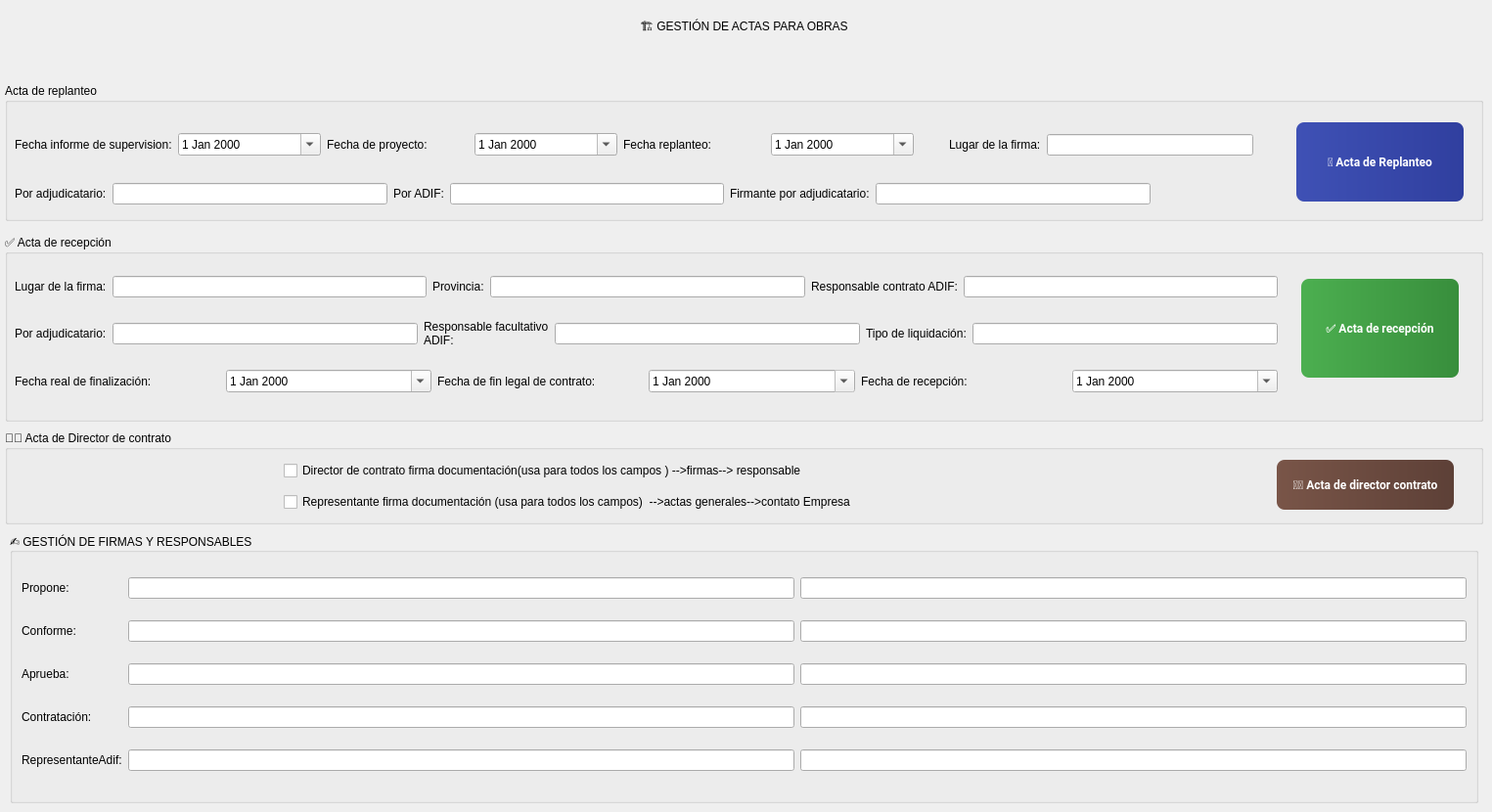
    <widget class="QWidget" name="ActasObra">
     <attribute name="title">
      <string>Actas obras</string>
     </attribute>
     <widget class="QLabel" name="section_header_obras">
      <property name="geometry">
       <rect>
        <x>10</x>
        <y>10</y>
        <width>1501</width>
        <height>36</height>
       </rect>
      </property>
      <property name="text">
       <string>🏗️ GESTIÓN DE ACTAS PARA OBRAS</string>
      </property>
      <property name="alignment">
       <set>Qt::AlignCenter</set>
      </property>
     </widget>
     <widget class="QGroupBox" name="groupBox_5">
      <property name="geometry">
       <rect>
        <x>5</x>
        <y>85</y>
        <width>1511</width>
        <height>141</height>
       </rect>
      </property>
      <property name="title">
       <string>Acta de replanteo</string>
      </property>
      <widget class="QPushButton" name="Generar_replanteo">
       <property name="geometry">
        <rect>
         <x>1320</x>
         <y>40</y>
         <width>171</width>
         <height>81</height>
        </rect>
       </property>
       <property name="font">
        <font>
         <family>Segoe UI,Roboto,Arial,sans-serif</family>
         <pointsize>9</pointsize>
         <weight>75</weight>
         <bold>true</bold>
        </font>
       </property>
       <property name="styleSheet">
        <string notr="true">QPushButton {
    background: qlineargradient(x1:0,y1:0,x2:1,y2:0, stop:0 #3F51B5, stop:1 #303F9F);
    color: #ffffff;
    border: none;
    border-radius: 8px;
    padding: 6px 12px;
    font-weight: 600;
}
QPushButton:hover {
    background: qlineargradient(x1:0,y1:0,x2:1,y2:0, stop:0 #5C6BC0, stop:1 #3F51B5);
}
QPushButton:pressed {
    background: #283593;
}</string>
       </property>
       <property name="text">
        <string>📐 Acta de Replanteo</string>
       </property>
      </widget>
      <widget class="QWidget" name="layoutWidget">
       <property name="geometry">
        <rect>
         <x>10</x>
         <y>40</y>
         <width>919</width>
         <height>45</height>
        </rect>
       </property>
       <layout class="QHBoxLayout" name="horizontalLayout_31">
        <item>
         <widget class="QLabel" name="label_2">
          <property name="text">
           <string>Fecha informe de supervision:</string>
          </property>
         </widget>
        </item>
        <item>
         <widget class="QDateEdit" name="fechaInforme">
          <property name="calendarPopup">
           <bool>true</bool>
          </property>
         </widget>
        </item>
        <item>
         <widget class="QLabel" name="label_3">
          <property name="text">
           <string>Fecha de proyecto:</string>
          </property>
         </widget>
        </item>
        <item>
         <widget class="QDateEdit" name="fechaProyecto">
          <property name="calendarPopup">
           <bool>true</bool>
          </property>
         </widget>
        </item>
        <item>
         <widget class="QLabel" name="label">
          <property name="text">
           <string>Fecha replanteo:</string>
          </property>
         </widget>
        </item>
        <item>
         <widget class="QDateEdit" name="fechaReplanteo">
          <property name="calendarPopup">
           <bool>true</bool>
          </property>
         </widget>
        </item>
       </layout>
      </widget>
      <widget class="QWidget" name="layoutWidget">
       <property name="geometry">
        <rect>
         <x>10</x>
         <y>90</y>
         <width>1161</width>
         <height>46</height>
        </rect>
       </property>
       <layout class="QHBoxLayout" name="horizontalLayout_32">
        <item>
         <widget class="QLabel" name="Lb33">
          <property name="text">
           <string>Por adjudicatario:</string>
          </property>
         </widget>
        </item>
        <item>
         <widget class="QLineEdit" name="nombreAsistenteAdjudicatario" />
        </item>
        <item>
         <widget class="QLabel" name="Lb34">
          <property name="text">
           <string>Por ADIF:</string>
          </property>
         </widget>
        </item>
        <item>
         <widget class="QLineEdit" name="nombreAsistenteAdif" />
        </item>
        <item>
         <widget class="QLabel" name="Lb37">
          <property name="text">
           <string>Firmante por adjudicatario:</string>
          </property>
         </widget>
        </item>
        <item>
         <widget class="QLineEdit" name="representanteFirmaReplanteo" />
        </item>
       </layout>
      </widget>
      <widget class="QWidget" name="layoutWidget">
       <property name="geometry">
        <rect>
         <x>965</x>
         <y>40</y>
         <width>311</width>
         <height>46</height>
        </rect>
       </property>
       <layout class="QHBoxLayout" name="horizontalLayout_33">
        <item>
         <widget class="QLabel" name="Lb36">
          <property name="text">
           <string>Lugar de la firma:</string>
          </property>
         </widget>
        </item>
        <item>
         <widget class="QLineEdit" name="lugarReplanteo" />
        </item>
       </layout>
      </widget>
     </widget>
     <widget class="QGroupBox" name="groupBox_6">
      <property name="geometry">
       <rect>
        <x>5</x>
        <y>240</y>
        <width>1511</width>
        <height>191</height>
       </rect>
      </property>
      <property name="title">
       <string>✅ Acta de recepción</string>
      </property>
      <widget class="QPushButton" name="Generar_recepcion">
       <property name="geometry">
        <rect>
         <x>1325</x>
         <y>45</y>
         <width>161</width>
         <height>101</height>
        </rect>
       </property>
       <property name="font">
        <font>
         <family>Segoe UI,Roboto,Arial,sans-serif</family>
         <pointsize>9</pointsize>
         <weight>75</weight>
         <bold>true</bold>
        </font>
       </property>
       <property name="styleSheet">
        <string notr="true">QPushButton {
    background: qlineargradient(x1:0,y1:0,x2:1,y2:0, stop:0 #4CAF50, stop:1 #388E3C);
    color: #ffffff;
    border: none;
    border-radius: 8px;
    padding: 6px 12px;
    font-weight: 600;
}
QPushButton:hover {
    background: qlineargradient(x1:0,y1:0,x2:1,y2:0, stop:0 #66BB6A, stop:1 #4CAF50);
}
QPushButton:pressed {
    background: #2E7D32;
}</string>
       </property>
       <property name="text">
        <string>✅ Acta de recepción</string>
       </property>
      </widget>
      <widget class="QWidget" name="layoutWidget">
       <property name="geometry">
        <rect>
         <x>10</x>
         <y>25</y>
         <width>1291</width>
         <height>153</height>
        </rect>
       </property>
       <layout class="QVBoxLayout" name="verticalLayout_4">
        <item>
         <layout class="QHBoxLayout" name="horizontalLayout_34">
          <item>
           <widget class="QLabel" name="Lb36_2">
            <property name="text">
             <string>Lugar de la firma:</string>
            </property>
           </widget>
          </item>
          <item>
           <widget class="QLineEdit" name="localizacion" />
          </item>
          <item>
           <widget class="QLabel" name="Lb36_3">
            <property name="text">
             <string>Provincia:</string>
            </property>
           </widget>
          </item>
          <item>
           <widget class="QLineEdit" name="provincia" />
          </item>
          <item>
           <widget class="QLabel" name="Lb34_2">
            <property name="text">
             <string>Responsable contrato ADIF:</string>
            </property>
           </widget>
          </item>
          <item>
           <widget class="QLineEdit" name="responsableContratoRecepcion" />
          </item>
         </layout>
        </item>
        <item>
         <layout class="QHBoxLayout" name="horizontalLayout_35">
          <item>
           <widget class="QLabel" name="label_5">
            <property name="text">
             <string>Por adjudicatario:</string>
            </property>
           </widget>
          </item>
          <item>
           <widget class="QLineEdit" name="representanteContratistaRecepcion" />
          </item>
          <item>
           <widget class="QLabel" name="Lb34_3">
            <property name="text">
             <string>Responsable facultativo ADIF:</string>
            </property>
            <property name="wordWrap">
             <bool>true</bool>
            </property>
           </widget>
          </item>
          <item>
           <widget class="QLineEdit" name="directorFacultativo" />
          </item>
          <item>
           <widget class="QLabel" name="Lb33_2">
            <property name="text">
             <string>Tipo de liquidación:</string>
            </property>
           </widget>
          </item>
          <item>
           <widget class="QLineEdit" name="tipoContrato">
            <property name="readOnly">
             <bool>false</bool>
            </property>
           </widget>
          </item>
         </layout>
        </item>
        <item>
         <layout class="QHBoxLayout" name="horizontalLayout_36">
          <item>
           <widget class="QLabel" name="label_4">
            <property name="text">
             <string>Fecha real de finalización:</string>
            </property>
           </widget>
          </item>
          <item>
           <widget class="QDateEdit" name="fechaLegalFin">
            <property name="calendarPopup">
             <bool>true</bool>
            </property>
           </widget>
          </item>
          <item>
           <widget class="QLabel" name="Lb37_2">
            <property name="text">
             <string>Fecha de fin legal de contrato:</string>
            </property>
           </widget>
          </item>
          <item>
           <widget class="QDateEdit" name="fechaFinal">
            <property name="readOnly">
             <bool>true</bool>
            </property>
            <property name="calendarPopup">
             <bool>true</bool>
            </property>
           </widget>
          </item>
          <item>
           <widget class="QLabel" name="Lb37_3">
            <property name="text">
             <string>Fecha de recepción:</string>
            </property>
           </widget>
          </item>
          <item>
           <widget class="QDateEdit" name="fechaRecepcion">
            <property name="calendarPopup">
             <bool>true</bool>
            </property>
           </widget>
          </item>
         </layout>
        </item>
       </layout>
      </widget>
     </widget>
     <widget class="QGroupBox" name="groupBox_7">
      <property name="geometry">
       <rect>
        <x>5</x>
        <y>440</y>
        <width>1511</width>
        <height>96</height>
       </rect>
      </property>
      <property name="title">
       <string>👨‍💼 Acta de Director de contrato</string>
      </property>
      <widget class="QPushButton" name="Generar_Director">
       <property name="geometry">
        <rect>
         <x>1300</x>
         <y>30</y>
         <width>181</width>
         <height>51</height>
        </rect>
       </property>
       <property name="font">
        <font>
         <family>Segoe UI,Roboto,Arial,sans-serif</family>
         <pointsize>9</pointsize>
         <weight>75</weight>
         <bold>true</bold>
        </font>
       </property>
       <property name="styleSheet">
        <string notr="true">QPushButton {
    background: qlineargradient(x1:0,y1:0,x2:1,y2:0, stop:0 #795548, stop:1 #5D4037);
    color: #ffffff;
    border: none;
    border-radius: 8px;
    padding: 6px 12px;
    font-weight: 600;
}
QPushButton:hover {
    background: qlineargradient(x1:0,y1:0,x2:1,y2:0, stop:0 #8D6E63, stop:1 #795548);
}
QPushButton:pressed {
    background: #4E342E;
}</string>
       </property>
       <property name="text">
        <string>👨‍💼 Acta de director contrato</string>
       </property>
      </widget>
      <widget class="QWidget" name="layoutWidget">
       <property name="geometry">
        <rect>
         <x>285</x>
         <y>25</y>
         <width>936</width>
         <height>65</height>
        </rect>
       </property>
       <layout class="QVBoxLayout" name="verticalLayout_5">
        <item>
         <widget class="QCheckBox" name="Ckb1">
          <property name="text">
           <string>Director de contrato firma documentación(usa para todos los campos ) --&gt;firmas--&gt; responsable</string>
          </property>
         </widget>
        </item>
        <item>
         <widget class="QCheckBox" name="Ckb2">
          <property name="text">
           <string>Representante firma documentación (usa para todos los campos)  --&gt;actas generales--&gt;contato Empresa</string>
          </property>
         </widget>
        </item>
       </layout>
      </widget>
     </widget>
     <widget class="QGroupBox" name="groupBox_8">
      <property name="geometry">
       <rect>
        <x>10</x>
        <y>545</y>
        <width>1501</width>
        <height>276</height>
       </rect>
      </property>
      <property name="title">
       <string>✍️ GESTIÓN DE FIRMAS Y RESPONSABLES</string>
      </property>
      <layout class="QGridLayout" name="gridLayout">
       <item row="3" column="2">
        <widget class="QLineEdit" name="cargoResponsable">
         <property name="text">
          <string />
         </property>
        </widget>
       </item>
       <item row="2" column="0">
        <widget class="QLabel" name="Lb11">
         <property name="text">
          <string>Aprueba:</string>
         </property>
        </widget>
       </item>
       <item row="4" column="2">
        <widget class="QLineEdit" name="cargoResponsable">
         <property name="text">
          <string />
         </property>
        </widget>
       </item>
       <item row="1" column="2">
        <widget class="QLineEdit" name="cargoConforme">
         <property name="text">
          <string />
         </property>
        </widget>
       </item>
       <item row="2" column="2">
        <widget class="QLineEdit" name="cargoAprueba">
         <property name="text">
          <string />
         </property>
        </widget>
       </item>
       <item row="3" column="0">
        <widget class="QLabel" name="Lb13">
         <property name="text">
          <string>Contratación:</string>
         </property>
        </widget>
       </item>
       <item row="3" column="1">
        <widget class="QLineEdit" name="representanteFirma">
         <property name="text">
          <string />
         </property>
        </widget>
       </item>
       <item row="2" column="1">
        <widget class="QLineEdit" name="firmanteAprueba">
         <property name="text">
          <string />
         </property>
        </widget>
       </item>
       <item row="4" column="1">
        <widget class="QLineEdit" name="representanteAdif">
         <property name="text">
          <string />
         </property>
        </widget>
       </item>
       <item row="4" column="0">
        <widget class="QLabel" name="Lb13_3">
         <property name="text">
          <string>RepresentanteAdif:</string>
         </property>
        </widget>
       </item>
       <item row="0" column="0">
        <widget class="QLabel" name="Lb10">
         <property name="text">
          <string>Propone:</string>
         </property>
        </widget>
       </item>
       <item row="0" column="1">
        <widget class="QLineEdit" name="firmantePropone">
         <property name="text">
          <string />
         </property>
        </widget>
       </item>
       <item row="0" column="2">
        <widget class="QLineEdit" name="cargoPropone">
         <property name="text">
          <string />
         </property>
        </widget>
       </item>
       <item row="1" column="0">
        <widget class="QLabel" name="Lb12">
         <property name="text">
          <string>Conforme:</string>
         </property>
        </widget>
       </item>
       <item row="1" column="1">
        <widget class="QLineEdit" name="firmanteConforme">
         <property name="text">
          <string />
         </property>
        </widget>
       </item>
      </layout>
     </widget>
     <zorder>groupBox_8</zorder>
     <zorder>groupBox_5</zorder>
     <zorder>section_header_obras</zorder>
     <zorder>groupBox_6</zorder>
     <zorder>groupBox_7</zorder>
    </widget>
